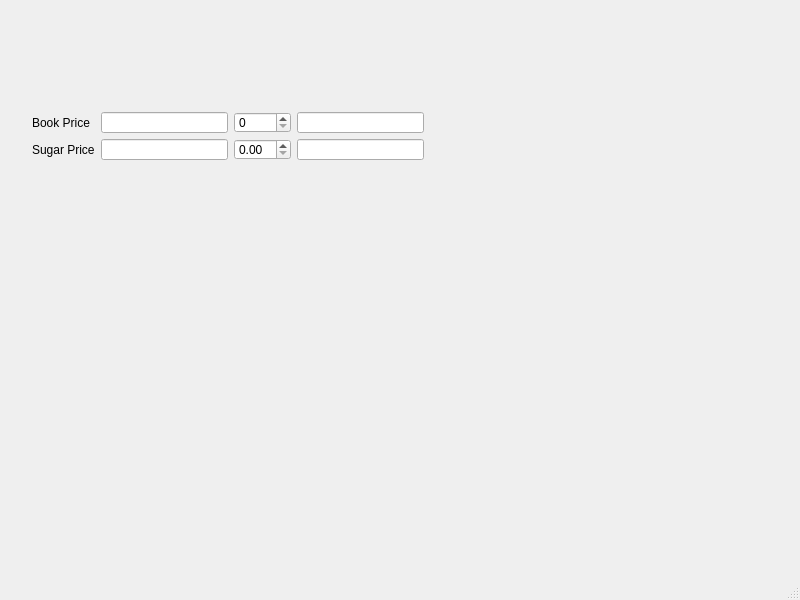
<?xml version="1.0" encoding="UTF-8"?>
<ui version="4.0">
 <class>MainWindow</class>
 <widget class="QMainWindow" name="MainWindow">
  <property name="geometry">
   <rect>
    <x>0</x>
    <y>0</y>
    <width>800</width>
    <height>600</height>
   </rect>
  </property>
  <property name="windowTitle">
   <string>MainWindow</string>
  </property>
  <widget class="QWidget" name="centralwidget">
   <widget class="QLabel" name="label_3">
    <property name="geometry">
     <rect>
      <x>290</x>
      <y>170</y>
      <width>54</width>
      <height>16</height>
     </rect>
    </property>
    <property name="text">
     <string/>
    </property>
   </widget>
   <widget class="QWidget" name="layoutWidget">
    <property name="geometry">
     <rect>
      <x>32</x>
      <y>112</y>
      <width>392</width>
      <height>48</height>
     </rect>
    </property>
    <layout class="QGridLayout" name="gridLayout">
     <item row="0" column="0">
      <widget class="QLabel" name="lineEditBookPrice">
       <property name="text">
        <string>Book Price</string>
       </property>
      </widget>
     </item>
     <item row="0" column="1">
      <widget class="QLineEdit" name="lineEditBookPrice_2"/>
     </item>
     <item row="0" column="2">
      <widget class="QSpinBox" name="spinBoxBookQty"/>
     </item>
     <item row="0" column="3">
      <widget class="QLineEdit" name="lineEditBookAmount_2"/>
     </item>
     <item row="1" column="0">
      <widget class="QLabel" name="lineEditBookAmount">
       <property name="text">
        <string>Sugar Price</string>
       </property>
      </widget>
     </item>
     <item row="1" column="1">
      <widget class="QLineEdit" name="lineEditSugarPrice"/>
     </item>
     <item row="1" column="3">
      <widget class="QLineEdit" name="lineEditSugarAmount"/>
     </item>
     <item row="1" column="2">
      <widget class="QDoubleSpinBox" name="doubleSpinBoxSugarWeight"/>
     </item>
    </layout>
   </widget>
  </widget>
  <widget class="QMenuBar" name="menubar">
   <property name="geometry">
    <rect>
     <x>0</x>
     <y>0</y>
     <width>800</width>
     <height>23</height>
    </rect>
   </property>
  </widget>
  <widget class="QStatusBar" name="statusbar"/>
 </widget>
 <resources/>
 <connections/>
</ui>
